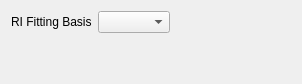
<?xml version="1.0" encoding="UTF-8"?>
<ui version="4.0">
 <class>AuxiliaryBasisTab</class>
 <widget class="QWidget" name="AuxiliaryBasisTab">
  <property name="geometry">
   <rect>
    <x>0</x>
    <y>0</y>
    <width>302</width>
    <height>84</height>
   </rect>
  </property>
  <property name="windowTitle">
   <string>Form</string>
  </property>
  <layout class="QVBoxLayout" name="verticalLayout">
   <item>
    <layout class="QHBoxLayout" name="horizontalLayout">
     <item>
      <widget class="QLabel" name="label_test">
       <property name="text">
        <string>RI Fitting Basis</string>
       </property>
      </widget>
     </item>
     <item>
      <widget class="QComboBox" name="auxiliary_basis"/>
     </item>
     <item>
      <spacer name="horizontalSpacer">
       <property name="orientation">
        <enum>Qt::Horizontal</enum>
       </property>
       <property name="sizeHint" stdset="0">
        <size>
         <width>53</width>
         <height>20</height>
        </size>
       </property>
      </spacer>
     </item>
    </layout>
   </item>
   <item>
    <spacer name="verticalSpacer">
     <property name="orientation">
      <enum>Qt::Vertical</enum>
     </property>
     <property name="sizeHint" stdset="0">
      <size>
       <width>20</width>
       <height>21</height>
      </size>
     </property>
    </spacer>
   </item>
  </layout>
 </widget>
 <resources/>
 <connections/>
</ui>
